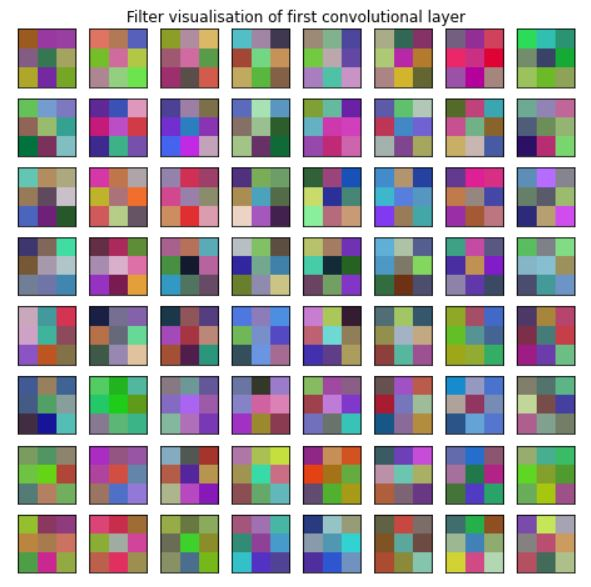

Generate this figure with Python:
# Visualising Filters
from matplotlib import pyplot as plt
import cv2, numpy as np
import tensorflow as tf
from tensorflow.keras.models import Model
import matplotlib.pyplot as plt
from tensorflow import keras

model = keras.models.load_model('my_model.h5')

first_convlayer_index = 0
all_layers = model.layers
for i in range(len(all_layers)):
    if "conv" in all_layers[i].name:
        first_convlayer_index = i
        break

first_layer = model.layers[first_convlayer_index]
filters = first_layer.get_weights()[0]

# normalizing filters
filters = (filters - filters.min()) / (filters.max() - filters.min())

# plotting the filters
n_filters = filters.shape[3]
rows,cols = np.sqrt(n_filters),np.sqrt(n_filters)

fig = plt.figure(figsize=(rows*1, cols*1))
plt.axis('off') 
plt.title("Filter visualisation of first convolutional layer")
item=1

for i in range(n_filters):
    cur_filter = filters[:, :, :, i]

    ax = fig.add_subplot(rows, cols, item)
    ax.set_xticks([])
    ax.set_yticks([])

    plt.imshow(cur_filter)
    item += 1

plt.show()
plt.savefig('filter_visualise.png')
